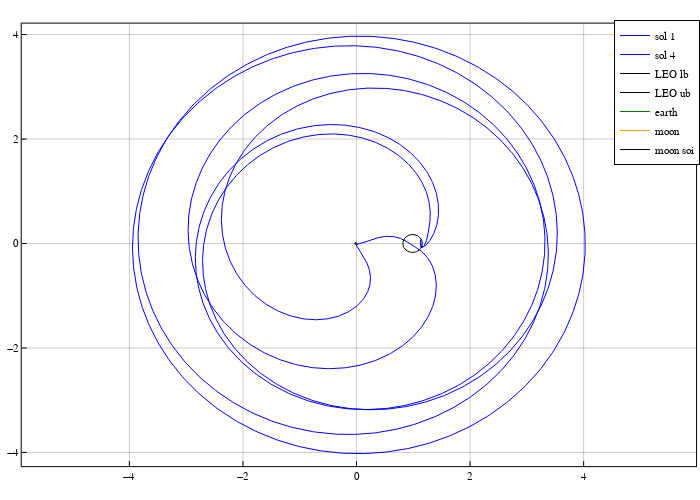

Source (notebook cell):
### Code cell
svf_ = zeros(Float64, 1, 7)
params = [param3b.mu2, param3b.mus, 0.0, param3b.as, param3b.oms, 0.0, 0.0, 0.0, 0.0, 0.0]
tspan = [0, -tof_bck]

prob = ODEProblem(R3BP.rhs_bcr4bp_thrust!, svf_, tspan, params)
# sol_bck = solve(prob_bck, Tsit5(), reltol=1e-12, abstol=1e-12);

## make ensemble problems
function prob_func(prob, i, repeat)
    print("\rproblem # $i")
    remake(prob, u0=grids[i][5], p=[param3b.mu2, param3b.mus, grids[i][4], param3b.as, param3b.oms, 0.0, 0.0, 0.0, 0.0, 0.0])
end

ensemble_prob = EnsembleProblem(prob, prob_func=prob_func)
sim = solve(ensemble_prob, Tsit5(), EnsembleThreads(), trajectories=length(grids),
            callback=cbs, reltol=1e-12, abstol=1e-12,
            save_everystep=true);


## data extraction and make csv
# make dataframe
entries = ["id", "phi0", "epsr", "epsv", "thetaf", "ra", "rp", "dt1", "dt2", "x_ra", "x_rp", "tof", "lfb"]
df = DataFrame([ name =>[] for name in entries])

pcart = plot(size=(700,500), frame_style=:box, aspect_ratio=:equal, grid=0.4)

id = 1
# extract the ensemble simulation
for (idx,sol) in enumerate(sim)
    global lfb_count = 0
    
    ϕ0 = grids[idx][1]
    ϵr = grids[idx][2]
    ϵv = grids[idx][3]
    θf = grids[idx][4]
    
    
    if sol.retcode == :Terminated
#         println(periapsis_cond(sol.u[end], 0.0, 0.0))
        if ~isnan(periapsis_cond(sol.u[end], 0.0, 0.0))  # == true
            t_vec = -sol.t[:]
            rp = sqrt(sol.u[end][1]^2 + sol.u[end][2]^2 + sol[end][3]^2)
            x_rp = sol.u[end]
            
            # find apoapsis
            r_vec = sqrt.((Array(sol)[1,:] .- [param3b.mu2]).^2+Array(sol)[2,:].^2+Array(sol)[3,:].^2)
            ra, id_ra = findmax(r_vec)
            x_ra = sol.u[id_ra]
            dt_ra = - sol.t[id_ra]
            dt_rp = -sol.t[end] - dt_ra 
            
            # flag: lunar flyby? 
            rm_vec = sqrt.((Array(sol)[1,:] .- [1-param3b.mu2]).^2+Array(sol)[2,:].^2+Array(sol)[3,:].^2)
            id_lfb = findall(rm_vec .< (66000 / param3b.lstar) .&& t_vec .> (10*86400/param3b.tstar))
            
            if ~isempty(id_lfb)
#                 println("there might be a perilune")
                for k in id_lfb
                    if ~isnan(perilune_cond(sol.u[k], sol.t[k], 0.0))
                        global lfb_count += 1
                    end
                end    
            end

            
            tof = -sol.t[end]
            push!(df, [id, ϕ0, ϵr, ϵv, θf, rp, ra, dt_ra, dt_rp, x_ra, x_rp, tof, lfb_count])
            println("idx $idx is a success!")
            plot!(pcart, Array(sol)[1,:], Array(sol)[2,:], color=:blue, linewidth=1.0, label="sol $idx", linestyle=:solid)
#             println(sol.u, sol.t)
            global id += 1
        end
    end
end

# print(df)
CSV.write("grid_search.csv", df)

moon = plot_circle(1738/param3b.lstar, 1-param3b.mu2, 0.0)
earth = plot_circle(6375/param3b.lstar, -param3b.mu2, 0.0)
moon_soi = plot_circle(66000/param3b.lstar, 1-param3b.mu2, 0.0)
leo_lb = plot_circle((2000)/param3b.lstar, -param3b.mu2, 0.0)
leo_ub = plot_circle((6375+1500)/param3b.lstar, -param3b.mu2, 0.0)
plot!(pcart, leo_lb[1,:], leo_lb[2,:], c=:black, lw=1.0, label="LEO lb")
plot!(pcart, leo_ub[1,:], leo_ub[2,:], c=:black, lw=1.0, label="LEO ub")
plot!(pcart, earth[1,:], earth[2,:], c=:green, lw=1.0, label="earth")
plot!(pcart, moon[1,:], moon[2,:], c=:orange, lw=1.0, label="moon")
plot!(pcart, moon_soi[1,:], moon_soi[2,:], c=:black, lw=1.0, label="moon soi")


pcart

### Figure 1 — Plotly figure (JSON) as saved in the notebook; plotly's stock layout.template omitted (floating-point values rounded to 4 significant figures; data arrays with more than 128 entries replaced by an {"elided": "..."} marker saying what was removed)
{"data": [{"colorbar": {"title": ""}, "legendgroup": "sol 1", "line": {"color": "rgba(0, 0, 255, 1.000)", "dash": "solid", "shape": "linear", "width": 1}, "mode": "lines", "name": "sol 1", "showlegend": true, "type": "scatter", "x": {"elided": "2033 float values"}, "xaxis": "x", "y": {"elided": "2033 float values"}, "yaxis": "y", "zmax": null, "zmin": null}, {"colorbar": {"title": ""}, "legendgroup": "sol 4", "line": {"color": "rgba(0, 0, 255, 1.000)", "dash": "solid", "shape": "linear", "width": 1}, "mode": "lines", "name": "sol 4", "showlegend": true, "type": "scatter", "x": {"elided": "2652 float values"}, "xaxis": "x", "y": {"elided": "2652 float values"}, "yaxis": "y", "zmax": null, "zmin": null}, {"colorbar": {"title": ""}, "legendgroup": "LEO lb", "line": {"color": "rgba(0, 0, 0, 1.000)", "dash": "solid", "shape": "linear", "width": 1}, "mode": "lines", "name": "LEO lb", "showlegend": true, "type": "scatter", "x": [-0.006952, -0.006995, -0.007122, -0.007332, -0.007621, -0.007985, -0.008416, -0.00891, -0.009456, -0.01005, -0.01067, -0.01132, -0.01198, -0.01265, -0.01331, -0.01395, -0.01455, -0.01512, -0.01565, -0.01611, -0.01651, -0.01683, -0.01708, -0.01725, -0.01734, -0.01734, -0.01725, -0.01708, -0.01683, -0.01651, -0.01611, -0.01565, -0.01512, -0.01455, -0.01395, -0.01331, -0.01265, -0.01198, -0.01132, -0.01067, -0.01005, -0.009456, -0.00891, -0.008416, -0.007985, -0.007621, -0.007332, -0.007122, -0.006995, -0.006952], "xaxis": "x", "y": [0, 0.0006647, 0.001319, 0.001951, 0.002551, 0.003109, 0.003616, 0.004064, 0.004445, 0.004753, 0.004983, 0.005132, 0.005196, 0.005174, 0.005068, 0.004878, 0.004609, 0.004263, 0.003848, 0.00337, 0.002836, 0.002255, 0.001638, 0.0009937, 0.0003331, -0.0003331, -0.0009937, -0.001638, -0.002255, -0.002836, -0.00337, -0.003848, -0.004263, -0.004609, -0.004878, -0.005068, -0.005174, -0.005196, -0.005132, -0.004983, -0.004753, -0.004445, -0.004064, -0.003616, -0.003109, -0.002551, -0.001951, -0.001319, -0.0006647, -1.273e-18], "yaxis": "y", "zmax": null, "zmin": null}, {"colorbar": {"title": ""}, "legendgroup": "LEO ub", "line": {"color": "rgba(0, 0, 0, 1.000)", "dash": "solid", "shape": "linear", "width": 1}, "mode": "lines", "name": "LEO ub", "showlegend": true, "type": "scatter", "x": [0.008317, 0.008149, 0.007648, 0.006821, 0.005684, 0.004253, 0.002553, 0.000611, -0.00154, -0.003866, -0.006327, -0.008884, -0.01149, -0.01412, -0.01671, -0.01922, -0.02162, -0.02386, -0.02591, -0.02774, -0.0293, -0.03059, -0.03158, -0.03224, -0.03258, -0.03258, -0.03224, -0.03158, -0.03059, -0.0293, -0.02774, -0.02591, -0.02386, -0.02162, -0.01922, -0.01671, -0.01412, -0.01149, -0.008884, -0.006327, -0.003866, -0.00154, 0.000611, 0.002553, 0.004253, 0.005684, 0.006821, 0.007648, 0.008149, 0.008317], "xaxis": "x", "y": [0, 0.002617, 0.005192, 0.007681, 0.01004, 0.01224, 0.01424, 0.016, 0.0175, 0.01872, 0.01962, 0.02021, 0.02046, 0.02037, 0.01995, 0.01921, 0.01815, 0.01679, 0.01515, 0.01327, 0.01117, 0.008881, 0.00645, 0.003913, 0.001311, -0.001311, -0.003913, -0.00645, -0.008881, -0.01117, -0.01327, -0.01515, -0.01679, -0.01815, -0.01921, -0.01995, -0.02037, -0.02046, -0.02021, -0.01962, -0.01872, -0.0175, -0.016, -0.01424, -0.01224, -0.01004, -0.007681, -0.005192, -0.002617, -5.013e-18], "yaxis": "y", "zmax": null, "zmin": null}, {"colorbar": {"title": ""}, "legendgroup": "earth", "line": {"color": "rgba(0, 128, 0, 1.000)", "dash": "solid", "shape": "linear", "width": 1}, "mode": "lines", "name": "earth", "showlegend": true, "type": "scatter", "x": [0.004419, 0.004283, 0.003877, 0.003208, 0.002287, 0.001128, -0.0002481, -0.00182, -0.003561, -0.005444, -0.007436, -0.009506, -0.01162, -0.01374, -0.01584, -0.01787, -0.01981, -0.02163, -0.02329, -0.02477, -0.02604, -0.02708, -0.02788, -0.02841, -0.02869, -0.02869, -0.02841, -0.02788, -0.02708, -0.02604, -0.02477, -0.02329, -0.02163, -0.01981, -0.01787, -0.01584, -0.01374, -0.01162, -0.009506, -0.007436, -0.005444, -0.003561, -0.00182, -0.0002481, 0.001128, 0.002287, 0.003208, 0.003877, 0.004283, 0.004419], "xaxis": "x", "y": [0, 0.002119, 0.004203, 0.006218, 0.008131, 0.00991, 0.01153, 0.01295, 0.01417, 0.01515, 0.01588, 0.01636, 0.01656, 0.01649, 0.01615, 0.01555, 0.01469, 0.01359, 0.01227, 0.01074, 0.009039, 0.007189, 0.005221, 0.003167, 0.001062, -0.001062, -0.003167, -0.005221, -0.007189, -0.009039, -0.01074, -0.01227, -0.01359, -0.01469, -0.01555, -0.01615, -0.01649, -0.01656, -0.01636, -0.01588, -0.01515, -0.01417, -0.01295, -0.01153, -0.00991, -0.008131, -0.006218, -0.004203, -0.002119, -4.058e-18], "yaxis": "y", "zmax": null, "zmin": null}, {"colorbar": {"title": ""}, "legendgroup": "moon", "line": {"color": "rgba(255, 165, 0, 1.000)", "dash": "solid", "shape": "linear", "width": 1}, "mode": "lines", "name": "moon", "showlegend": true, "type": "scatter", "x": [0.9924, 0.9923, 0.9922, 0.992, 0.9918, 0.9915, 0.9911, 0.9907, 0.9902, 0.9897, 0.9891, 0.9886, 0.988, 0.9874, 0.9868, 0.9863, 0.9858, 0.9853, 0.9848, 0.9844, 0.9841, 0.9838, 0.9836, 0.9834, 0.9833, 0.9833, 0.9834, 0.9836, 0.9838, 0.9841, 0.9844, 0.9848, 0.9853, 0.9858, 0.9863, 0.9868, 0.9874, 0.988, 0.9886, 0.9891, 0.9897, 0.9902, 0.9907, 0.9911, 0.9915, 0.9918, 0.992, 0.9922, 0.9923, 0.9924], "xaxis": "x", "y": [0, 0.0005777, 0.001146, 0.001695, 0.002217, 0.002702, 0.003143, 0.003532, 0.003863, 0.004131, 0.004331, 0.004459, 0.004515, 0.004496, 0.004404, 0.004239, 0.004005, 0.003705, 0.003344, 0.002928, 0.002464, 0.00196, 0.001423, 0.0008635, 0.0002894, -0.0002894, -0.0008635, -0.001423, -0.00196, -0.002464, -0.002928, -0.003344, -0.003705, -0.004005, -0.004239, -0.004404, -0.004496, -0.004515, -0.004459, -0.004331, -0.004131, -0.003863, -0.003532, -0.003143, -0.002702, -0.002217, -0.001695, -0.001146, -0.0005777, -1.106e-18], "yaxis": "y", "zmax": null, "zmin": null}, {"colorbar": {"title": ""}, "legendgroup": "moon soi", "line": {"color": "rgba(0, 0, 0, 1.000)", "dash": "solid", "shape": "linear", "width": 1}, "mode": "lines", "name": "moon soi", "showlegend": true, "type": "scatter", "x": [1.159, 1.158, 1.154, 1.147, 1.137, 1.125, 1.111, 1.095, 1.077, 1.057, 1.037, 1.015, 0.9933, 0.9714, 0.9497, 0.9286, 0.9085, 0.8897, 0.8725, 0.8572, 0.8441, 0.8333, 0.825, 0.8195, 0.8167, 0.8167, 0.8195, 0.825, 0.8333, 0.8441, 0.8572, 0.8725, 0.8897, 0.9085, 0.9286, 0.9497, 0.9714, 0.9933, 1.015, 1.037, 1.057, 1.077, 1.095, 1.111, 1.125, 1.137, 1.147, 1.154, 1.158, 1.159], "xaxis": "x", "y": [0, 0.02194, 0.04351, 0.06437, 0.08418, 0.1026, 0.1193, 0.1341, 0.1467, 0.1569, 0.1645, 0.1693, 0.1715, 0.1707, 0.1672, 0.161, 0.1521, 0.1407, 0.127, 0.1112, 0.09358, 0.07443, 0.05405, 0.03279, 0.01099, -0.01099, -0.03279, -0.05405, -0.07443, -0.09358, -0.1112, -0.127, -0.1407, -0.1521, -0.161, -0.1672, -0.1707, -0.1715, -0.1693, -0.1645, -0.1569, -0.1467, -0.1341, -0.1193, -0.1026, -0.08418, -0.06437, -0.04351, -0.02194, -4.202e-17], "yaxis": "y", "zmax": null, "zmin": null}], "layout": {"annotations": [], "height": 500, "legend": {"bgcolor": "rgba(255, 255, 255, 1.000)", "bordercolor": "rgba(0, 0, 0, 1.000)", "borderwidth": 1, "font": {"color": "rgba(0, 0, 0, 1.000)", "family": "sans-serif", "size": 11}, "title": {"font": {"color": "rgba(0, 0, 0, 1.000)", "family": "sans-serif", "size": 15}, "text": ""}, "tracegroupgap": 0, "traceorder": "normal", "x": 1, "xanchor": "auto", "y": 1, "yanchor": "auto"}, "margin": {"b": 20, "l": 0, "r": 0, "t": 20}, "paper_bgcolor": "rgba(255, 255, 255, 1.000)", "plot_bgcolor": "rgba(255, 255, 255, 1.000)", "showlegend": true, "width": 700, "xaxis": {"anchor": "y", "domain": [0.03102, 0.9944], "gridcolor": "rgba(0, 0, 0, 0.400)", "gridwidth": 0.5, "linecolor": "rgba(0, 0, 0, 1.000)", "mirror": true, "range": [-5.896, 5.98], "showgrid": true, "showline": true, "showticklabels": true, "tickangle": 0, "tickcolor": "rgb(0, 0, 0)", "tickfont": {"color": "rgba(0, 0, 0, 1.000)", "family": "sans-serif", "size": 11}, "tickmode": "array", "ticks": "inside", "ticktext": ["−4", "−2", "0", "2", "4"], "tickvals": [-4, -2, 0, 2, 4], "title": "", "titlefont": {"color": "rgba(0, 0, 0, 1.000)", "family": "sans-serif", "size": 15}, "type": "-", "visible": true, "zeroline": false, "zerolinecolor": "rgba(0, 0, 0, 1.000)"}, "yaxis": {"anchor": "x", "domain": [0.0301, 0.9921], "gridcolor": "rgba(0, 0, 0, 0.400)", "gridwidth": 0.5, "linecolor": "rgba(0, 0, 0, 1.000)", "mirror": true, "range": [-4.262, 4.209], "showgrid": true, "showline": true, "showticklabels": true, "tickangle": 0, "tickcolor": "rgb(0, 0, 0)", "tickfont": {"color": "rgba(0, 0, 0, 1.000)", "family": "sans-serif", "size": 11}, "tickmode": "array", "ticks": "inside", "ticktext": ["−4", "−2", "0", "2", "4"], "tickvals": [-4, -2, 0, 2, 4], "title": "", "titlefont": {"color": "rgba(0, 0, 0, 1.000)", "family": "sans-serif", "size": 15}, "type": "-", "visible": true, "zeroline": false, "zerolinecolor": "rgba(0, 0, 0, 1.000)"}}}
